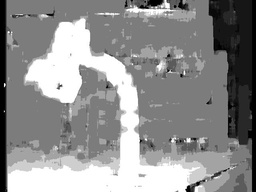
#> input picture program-1/result_wo_y.jpg, 256 x 192 px, shrunk from 640 x 480 before the run, found by its file name; its folder holds only this picture in this run
$ python stereo_matching.py --left result_wo_y.jpg --right result_wo_y.jpg
#> lines starting #> are read from the running program, lines starting #| are printed output that depends on the picture
# -*- coding: utf-8 -*-

# ステレオマッチング

import os
import numpy as np
from PIL import Image
from tqdm import tqdm
import argparse

# パラメータ設定
parser = argparse.ArgumentParser()
parser.add_argument("--program_dir", default="program-1")
parser.add_argument("--result_dir", default="program-1/results")
parser.add_argument("--left", default="left1.jpg")
parser.add_argument("--right", default="right1.jpg")
parser.add_argument("--sim_metric", default="ssd")
parser.add_argument("--explore_y", action="store_true")
args = parser.parse_args()

program_dir = args.program_dir
left_image_name = args.left
right_image_name = args.right
similarity_metric = args.sim_metric  # "ssd" または "sad"
explore_y = False  # y方向にも探索する場合はTrueに設定
search_size = 21 // 2  # 探索領域の大きさ
template_size = 21 // 2  # テンプレートの大きさ

# 画像の読み込み
left_file = os.path.join(program_dir, left_image_name)
right_file = os.path.join(program_dir, right_image_name)
left_img = Image.open(left_file).convert("L")
#> left_img is the input picture: PIL image 256x192 L; min 0, max 255, mean 143.1
right_img = Image.open(right_file).convert("L")
left = np.asarray(left_img).astype(np.float32)
right = np.asarray(right_img).astype(np.float32)
left_height, left_width = left.shape
#> left_height = 192; left_width = 256
right_height, right_width = right.shape
#> right_height = 192; right_width = 256
print("left.shape: ", left.shape)
#| left.shape:  (192, 256)
print("right.shape: ", right.shape)
#| right.shape:  (192, 256)

result = np.ones((left_height, left_width))  # 視差マップの初期化

for y in tqdm(range(0, left_height, 1)):
    for x in range(0, left_width, 1):
        ans_x, ans_y = 0, 0
        min_val = float("inf")

        l_x1, l_y1 = max(0, x - template_size), max(0, y - template_size)
        l_x2, l_y2 = min(left_width - 1, x + template_size), min(
            left_height - 1, y + template_size
        )
        template = left[l_y1 : l_y2 + 1, l_x1 : l_x2 + 1]

        for dx in range(-search_size, search_size + 1):
            y_search_range = range(-search_size, search_size + 1) if explore_y else [0]
            for dy in y_search_range:
                r_x = x + dx
                r_y = y + dy

                r_x1, r_y1 = max(0, r_x - template_size), max(0, r_y - template_size)
                r_x2, r_y2 = min(right_width - 1, r_x + template_size), min(
                    right_height - 1, r_y + template_size
                )

                if (r_x2 - r_x1) != (l_x2 - l_x1) or (r_y2 - r_y1) != (l_y2 - l_y1):
                    continue

                region = right[r_y1 : r_y2 + 1, r_x1 : r_x2 + 1]

                flatten_template = template.flatten()
                flatten_region = region.flatten()
                if similarity_metric == "ssd":
                    score = np.dot(
                        (flatten_template - flatten_region).T,
                        (flatten_template - flatten_region),
                    )
                elif similarity_metric == "sad":
                    score = np.sum(np.abs(flatten_template - flatten_region))

                if score < min_val:
                    min_val = score
                    ans_x = r_x
                    ans_y = r_y

        result[y, x] = (x - ans_x) * (x - ans_x) + (y - ans_y) * (y - ans_y)
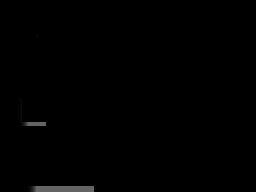
#> result: shape (192, 256) float64; min 0, max 100, mean 0.9

# 視差マップのグレースケール化
min_value = np.min(result)
#> min_value = 0
max_value = np.max(result)
#> max_value = 100
result = (result - min_value) / (max_value - min_value) * 255

# 視差マップの保存
result_img = Image.fromarray(np.uint8(result))
save_file_name = f"{similarity_metric}_{'exploreY' if explore_y else 'noExploreY'}.jpg"
save_path = os.path.join(args.result_dir, save_file_name)
result_img.save(save_path)
